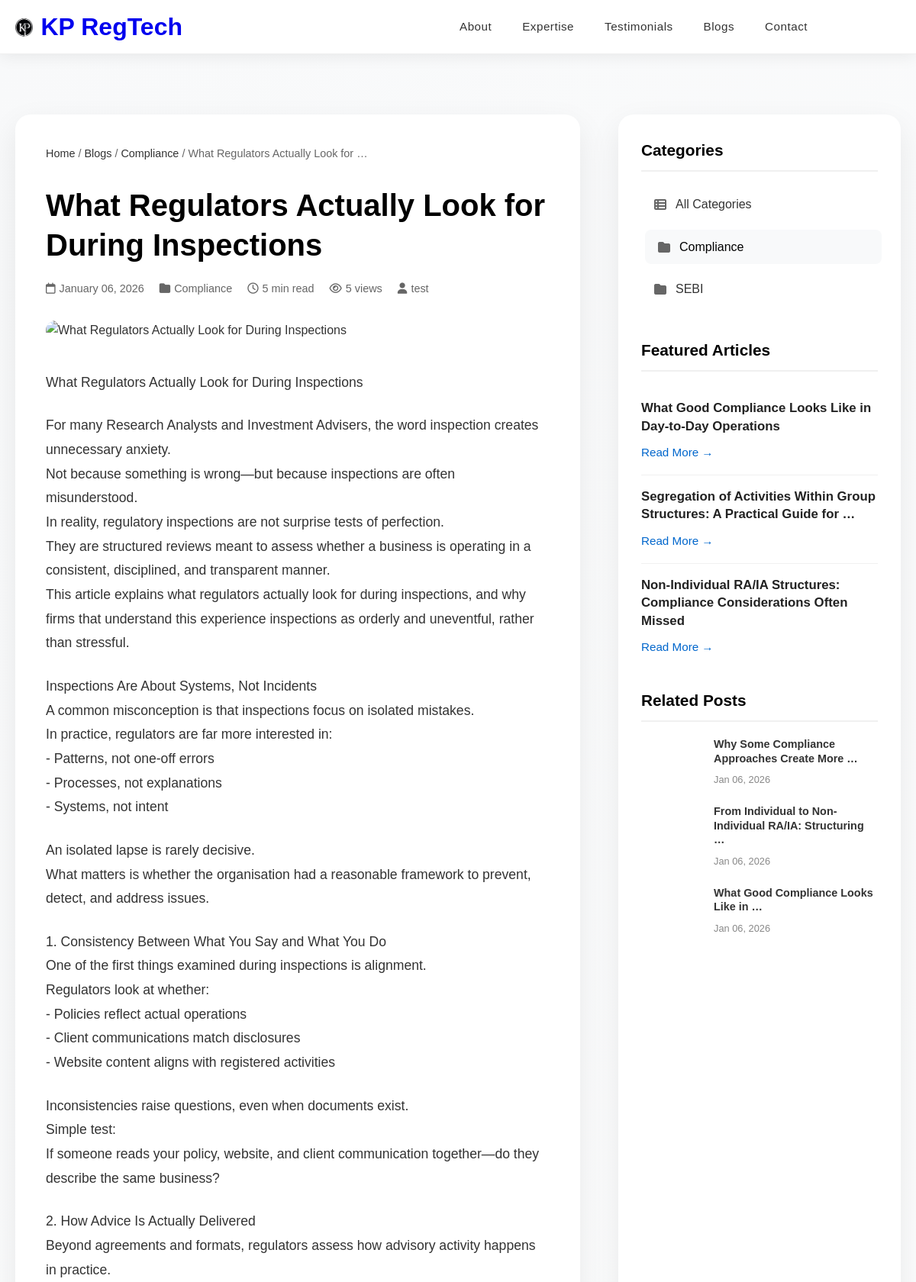
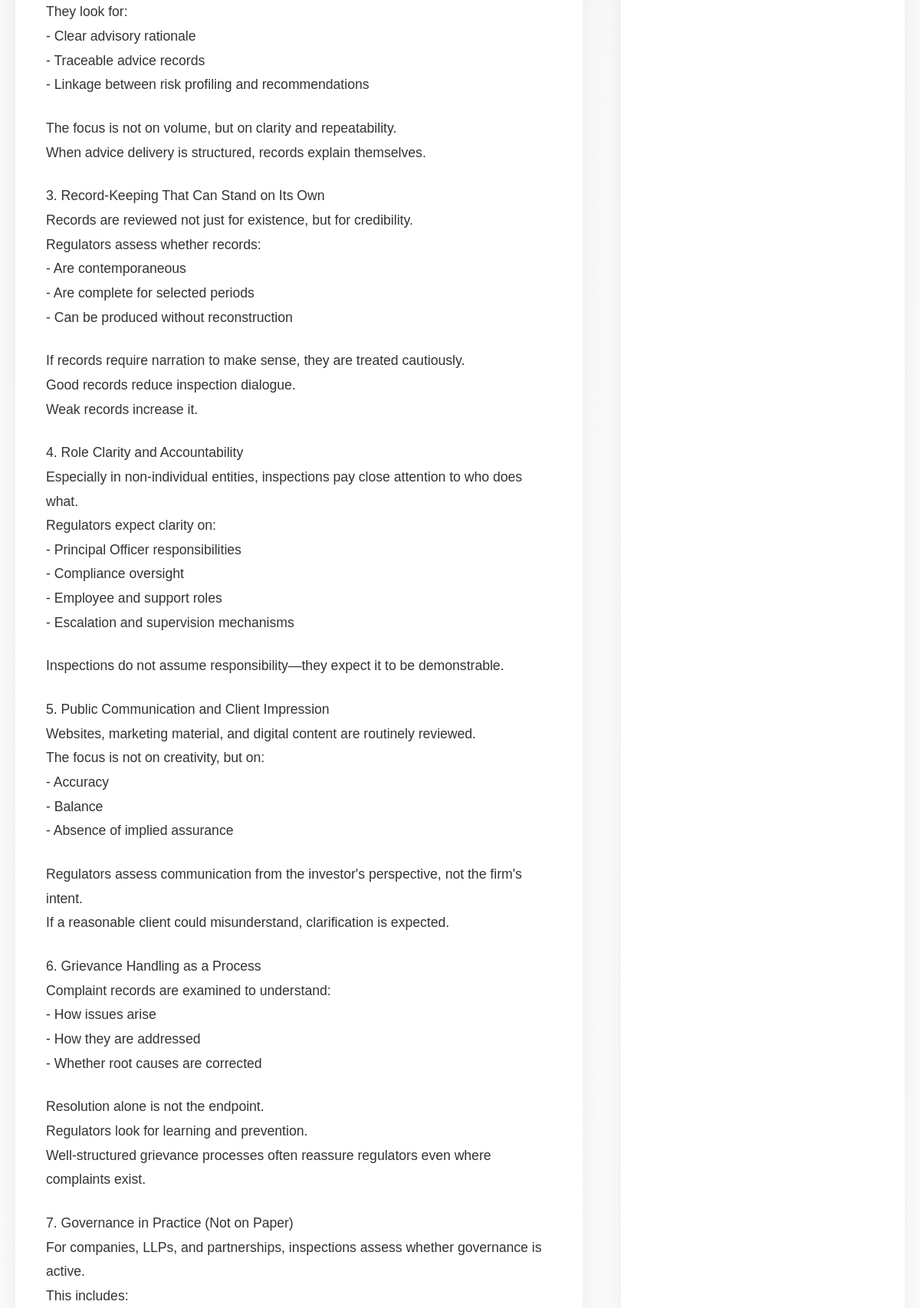
The page /blogs/what-regulators-actually-look-for-during-inspections/ (upper part) on the database its author committed (2 pictures, top to bottom).
### pankaj/models.py (models this page shows, shortened)
class BlogPost(models.Model):
    title = models.CharField(max_length=200)  # Title of the blog post
    slug = models.SlugField(max_length=200, unique=True, blank=True)  # URL-friendly identifier
    content = models.TextField()  # Main content of the blog post
    excerpt = models.TextField(max_length=300, blank=True)  # Short summary/teaser
    category = models.CharField(max_length=50, blank=True, null=True)  # Post category
    featured_image = models.ImageField(upload_to='blog_images/', blank=True, null=True)  # Main image
    image_url = models.URLField(blank=True, null=True)  # Alternative image URL
    date_published = models.DateTimeField(default=timezone.now)  # Publication date
    read_time = models.IntegerField(default=5)  # Estimated reading time in minutes
    is_published = models.BooleanField(default=True)  # Controls visibility
    is_featured = models.BooleanField(default=False)  # Marks featured posts
    meta_title = models.CharField(max_length=200, blank=True, help_text="SEO meta title (optional)")
    meta_description = models.TextField(max_length=300, blank=True, help_text="SEO meta description (optional)")
    meta_keywords = models.CharField(max_length=200, blank=True, help_text="SEO keywords (comma-separated)")
    author = models.ForeignKey(
        'auth.User',
        on_delete=models.SET_NULL,
        null=True,
        blank=True,
        help_text="Admin who created this post"
    )
    date_created = models.DateTimeField(auto_now_add=True)
    date_modified = models.DateTimeField(auto_now=True)
    view_count = models.IntegerField(default=0, editable=False)
    def increment_view_count(self):
        self.view_count += 1
        self.save(update_fields=['view_count'])
    def save(self, *args, **kwargs):
        from django.utils.text import slugify
        import uuid
        if self.slug:
            self.slug = str(self.slug).strip()
        if not self.excerpt and self.content:
            excerpt_text = self.content.replace('\n', ' ').strip()
            if len(excerpt_text) > 300:
                self.excerpt = excerpt_text[:300] + "..."
            else:
                self.excerpt = excerpt_text
        if self.is_published and not self.date_published:
            self.date_published = timezone.now()
        if self.date_published and self.date_published > timezone.now():
            self.is_published = False
        super().save(*args, **kwargs)
    class Meta:
        ordering = ['-date_published']

### pankaj/views.py (the view)
# urls.py: path('blogs/<slug:slug>/', views.blog_detail, name='blog_detail'),
def blog_detail(request, slug):
    blog = get_object_or_404(BlogPost, slug=slug, is_published=True)
    blog.increment_view_count()
    related_posts = BlogPost.objects.filter(
        category=blog.category,
        is_published=True
    ).exclude(id=blog.id)[:3]
    all_published_blogs = BlogPost.objects.filter(is_published=True)
    categories = list(set([blog.category for blog in all_published_blogs
                         if blog.category and blog.slug and str(blog.slug).strip() != '']))
    categories.sort()
    featured_posts = BlogPost.objects.filter(
        is_published=True,
        is_featured=True
    ).exclude(id=blog.id)[:3]
    if not featured_posts:
        featured_posts = BlogPost.objects.filter(
            is_published=True
        ).exclude(id=blog.id).order_by('-date_published')[:3]
    context = {
        'blog': blog,
        'related_posts': related_posts,
        'categories': categories,
        'featured_posts': featured_posts,  # This will always have posts
        'current_category': blog.category,
    }
    return render(request, "blog_detail.html", context)

### pankaj/templates/blog_detail.html (shortened to what this page needs)
{% load static %}
<!DOCTYPE html>
<html lang="en">
<head>
    <link rel="stylesheet" href="{% static 'css/style.css' %}">
    <link rel="stylesheet" href="https://cdnjs.cloudflare.com/ajax/libs/font-awesome/6.4.0/css/all.min.css">
</head>
<body>
    <header>
        <div class="container header-container">
            <div class="logo">
                <img src="{% static 'images/kplogo.png' %}" alt="Company Logo" class="logo-image">
                <div class="logo-text">
                    <a href="/" class="logo-link" style="text-decoration: none;"><h1>KP RegTech</h1></a>
                </div>
            </div>
            <nav class="nav-menu" id="navMenu">
                <ul>
                    <li><a href="/about">About</a></li>
                    <li><a href="/services">Expertise</a></li>
                    <li><a href="/#testimonials">Testimonials</a></li>
                    <li><a href="/blogs">Blogs</a></li>
                    <li><a href="/contact">Contact</a></li>
                </ul>
            </nav>
        </div>
    </header>
    <section class="blog-detail-section">
        <div class="container">
            <div class="blog-detail-container">
                <div class="blog-main-content">
                    <div class="breadcrumb">
    <a href="/">Home</a> /
    <a href="{% url 'blogs' %}">Blogs</a> /
    {% if blog.category %}
    <a href="{% url 'blogs' %}?category={{ blog.category }}">{{ blog.category }}</a> /
    {% endif %}
    <span>{{ blog.title|truncatewords:5 }}</span>
</div>
                    <div class="blog-header">
                        <h1>{{ blog.title }}</h1>
                        <div class="blog-meta">
                            <span class="date"><i class="far fa-calendar"></i> {{ blog.date_published|date:"F d, Y" }}</span>
                            <span class="category"><i class="fas fa-folder"></i> {{ blog.category }}</span>
                            <span class="read-time"><i class="far fa-clock"></i> {{ blog.read_time }} min read</span>
                            <span class="views"><i class="far fa-eye"></i> {{ blog.view_count }} views</span>
                            {% if blog.author %}
                            <span class="author"><i class="fas fa-user"></i> {{ blog.author.get_full_name|default:blog.author.username }}</span>
                            {% endif %}
                        </div>
                    </div>
                    {% if blog.featured_image %}
                    <div class="featured-image">
                        <img src="{{ blog.featured_image.url }}" alt="{{ blog.title }}">
                    </div>
                    {% elif blog.image_url %}
                    <div class="featured-image">
                        <img src="{{ blog.image_url }}" alt="{{ blog.title }}">
                    </div>
                    {% endif %}
                    <div class="blog-content">
                        {{ blog.content|linebreaks }}
                    </div>
                </div>
                <div class="blog-sidebar">
<div class="sidebar-widget">
    <h3>Categories</h3>
    <ul class="categories-list">
        <li>
            <a href="{% url 'blogs' %}" {% if not current_category %}class="active"{% endif %}>
                <i class="fas fa-th-list"></i>
                All Categories
            </a>
        </li>
        {% for cat in categories %}
        <li>
            <a href="{% url 'blogs' %}?category={{ cat }}"
               {% if current_category == cat %}class="active"{% endif %}>
                <i class="fas fa-folder"></i>
                {{ cat }}
            </a>
        </li>
        {% endfor %}
    </ul>
</div>
<div class="sidebar-widget">
    <h3>Featured Articles</h3>
    {% if featured_posts %}
        <div class="featured-post">
            {% for post in featured_posts %}
            <div class="featured-post-item">
                <h4>{{ post.title|truncatewords:10 }}</h4>
                <a href="{% url 'blog_detail' post.slug %}">Read More →</a>
            </div>
            {% endfor %}
        </div>
    {% else %}
        <p>No featured articles available at the moment.</p>
    {% endif %}
</div>
                    <div class="sidebar-widget">
                        <h3>Related Posts</h3>
                        <div class="related-posts">
                            {% for related_post in related_posts %}
                            <div class="related-post-item">
                                {% if related_post.featured_image %}
                                <div class="related-post-image" style="background-image: url('{{ related_post.featured_image.url }}')"></div>
                                {% elif related_post.image_url %}
                                <div class="related-post-image" style="background-image: url('{{ related_post.image_url }}')"></div>
                                {% else %}
                                <div class="related-post-image" style="background-image: url('https://images.unsplash.com/photo-1553877522-43269d4ea984?ixlib=rb-4.0.3&auto=format&fit=crop&w=2070&q=100')"></div>
                                {% endif %}
                                <div class="related-post-content">
                                    <h4><a href="{% url 'blog_detail' related_post.slug %}">{{ related_post.title|truncatewords:6 }}</a></h4>
                                    <span class="post-date">{{ related_post.date_published|date:"M d, Y" }}</span>
                                </div>
                            </div>
                            {% empty %}
                            <p>No related posts.</p>
                            {% endfor %}
                        </div>
                    </div>
                </div>
            </div>
        </div>
    </section>
</body>
</html>

### pankaj/static/css/style.css (style rules this page uses)
header { background-color: #fff; box-shadow: 0 2px 20px rgba(0,0,0,0.08); position: fixed; width: 100%; top: 0; z-index: 1000; border-bottom: 1px solid #f0f0f0; backdrop-filter: blur(10px); background-color: rgba(255, 255, 255, 0.98); padding: 0; }
.header-container { display: flex; justify-content: space-between; align-items: center; max-width: 1200px; margin: 0 auto; padding: 0 20px; height: 70px; }
.logo { display: flex; align-items: center; gap: 10px; text-decoration: none; color: inherit; transition: transform 0.3s ease; flex-shrink: 0; }
.logo-image { height: 35px; width: auto; }
.logo-text { display: flex; flex-direction: column; line-height: 1; }
.nav-menu { flex: 1; display: flex; justify-content: center; max-width: 700px; }
.nav-menu ul { display: flex; list-style: none; margin: 0; padding: 0; gap: 40px; align-items: center; }
.nav-menu ul li { position: relative; }
.nav-menu ul li a { text-decoration: none; color: #333; font-weight: 500; transition: all 0.3s; font-size: 0.95rem; letter-spacing: 0.5px; padding: 8px 0; position: relative; white-space: nowrap; display: flex; align-items: center; gap: 5px; font-family: 'Montserrat', sans-serif; }
.nav-menu ul li a::after { content: ''; position: absolute; bottom: 0; left: 0; width: 0; height: 2px; background: #000; transition: width 0.3s ease; }
* { margin: 0; padding: 0; box-sizing: border-box; }
body { font-family: 'Montserrat', sans-serif; line-height: 1.6; color: #333; overflow-x: hidden; padding-top: 70px; }
.container { max-width: 1200px; margin: 0 auto; padding: 0 20px; }

### rows shown on the page
BlogPost: category "Compliance", title "What Regulators Actually Look for …", title "What Regulators Actually Look for During Inspections", date_published "January 06, 2026", read_time "5", view_count "5", author.get_full_name "test", content "What Regulators Actually Look for During Inspections For many Research Analysts and Investment Advisers, the word inspection creates unnecessary anxiety. Not because something is wrong—but because inspections are often misunderstood. In reality, regulatory inspections are not surprise tests of perfection. They are structured reviews meant to assess whether a business is operating in a consistent, disciplined, and transparent manner. This article explains what regulators actually look for during inspections, and why firms that understand this experience inspections as orderly and uneventful, rather than stressful. Inspections Are About Systems, Not Incidents A common misconception is that…"
BlogPost: categories "Compliance", title "Why Some Compliance Approaches Create More …", date_published "Jan 06, 2026"
BlogPost: categories "SEBI", title "Non-Individual RA/IA Structures: Compliance Considerations Often Missed"
BlogPost: title "What Good Compliance Looks Like in Day-to-Day Operations", title "What Good Compliance Looks Like in …", date_published "Jan 06, 2026"
BlogPost: title "Segregation of Activities Within Group Structures: A Practical Guide for …"
BlogPost: title "From Individual to Non-Individual RA/IA: Structuring …", date_published "Jan 06, 2026"
